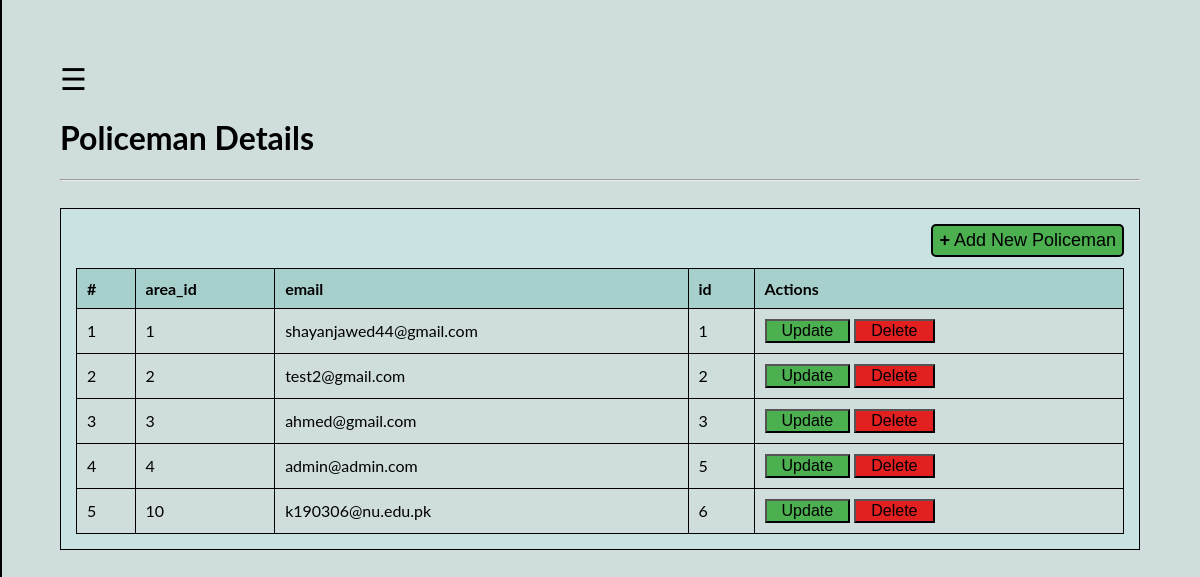
The page /Listing/Policelisting/ on the database its author committed.
### policemans/models.py (models this page shows)
class policeman(models.Model):
    email = models.EmailField( max_length=254,null=False)
    password = models.TextField(null=False)
    area = models.OneToOneField(Area,on_delete=models.CASCADE)

### listings/views.py (the view)
# urls.py: path("Policelisting/",view = views.PoliceList,name = "Police List"),
def PoliceList(request):
    shared = Shared_Methods()
    Table_Head = shared.GetAllColumnNamesFromTable(policeman)
    Table_Head.reverse()
    Table_Head.pop(Table_Head.index("password"))
    dataList = list(policeman.objects.values("area_id","email","id"))
    context = {"list": dataList,"list2":Table_Head}
    return render(request, "admin/List/SignupList.html",context=context)

### shared/Shared_Methods.py (called while the page is built)
    def GetAllColumnNamesFromTable(self,Model):
        return [f.get_attname() for f in Model._meta.fields]

### TEMPLATES/admin/List/SignupList.html (shortened to what this page needs)
{% extends 'admin/List/Base.html' %}
{% block Title %}
Policeman
{% endblock %}
{% block AddTitle %}
Policeman
{% endblock %}
{% block TableHeads %}
{% for link in list2 %}
<th>{{link}}</th>
{% endfor %}
{% endblock %}
{% block TableBody %}
{% for link in list %}
<tr>
    <td>{{forloop.counter}}</td>
    <td>{{link.area_id}}</td>
    <td>{{link.email}}</td>
    <td>{{link.id}}</td>
    <td>
        <button accesskey={{link.id}} class="Update">Update</button>
        <button accesskey={{link.id}} class="Delete">Delete</button>
    </td>
</tr>
{% endfor %}
{% endblock %}

### TEMPLATES/admin/List/Base.html (style rules this page uses)
th, td { padding: 10px; border: 1px solid black; text-align: left; }
th { background: #a7cfcc; }
td>button { font-size: medium; padding-left: 15px; padding-right: 15px; }
body { flex-direction: column; align-items: center; margin: 5%; background-color: #cfdddc; font-family: "Lato", sans-serif; overflow-y: scroll; }
.Update { background-color: #4CAF50; }
.Delete { background-color: rgb(227, 32, 32); }

### rows shown on the page
policeman: area_id "1", email "shayanjawed44@gmail.com", id "1"
policeman: area_id "2", email "test2@gmail.com", id "2"
policeman: area_id "3", email "ahmed@gmail.com", id "3"
policeman: area_id "4", email "admin@admin.com", id "5"
policeman: area_id "10", email "k190306@nu.edu.pk", id "6"

### other values the page prints
{{ link }} "area_id" "email" "id"
